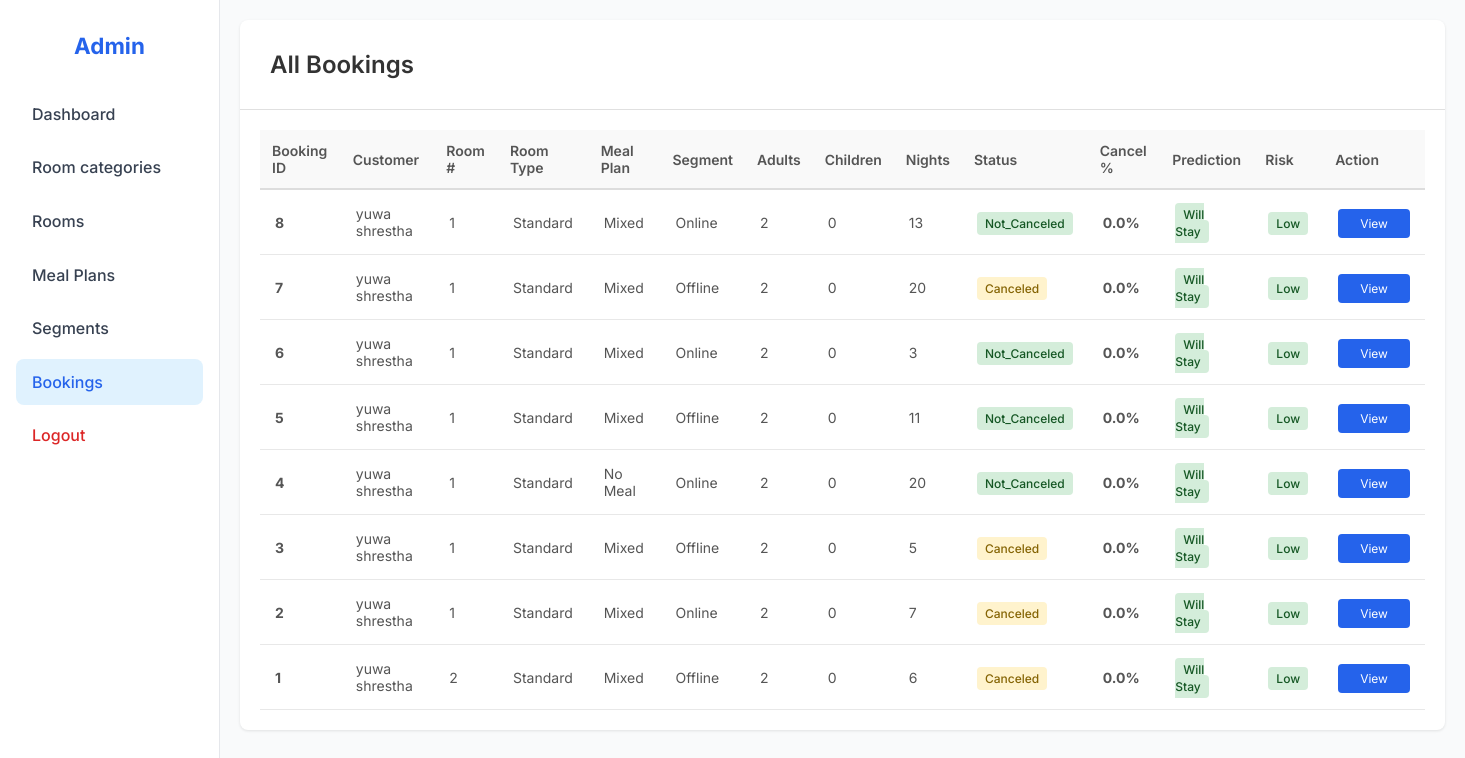
Page /admin/bookings (signed in) on the earlier database version.
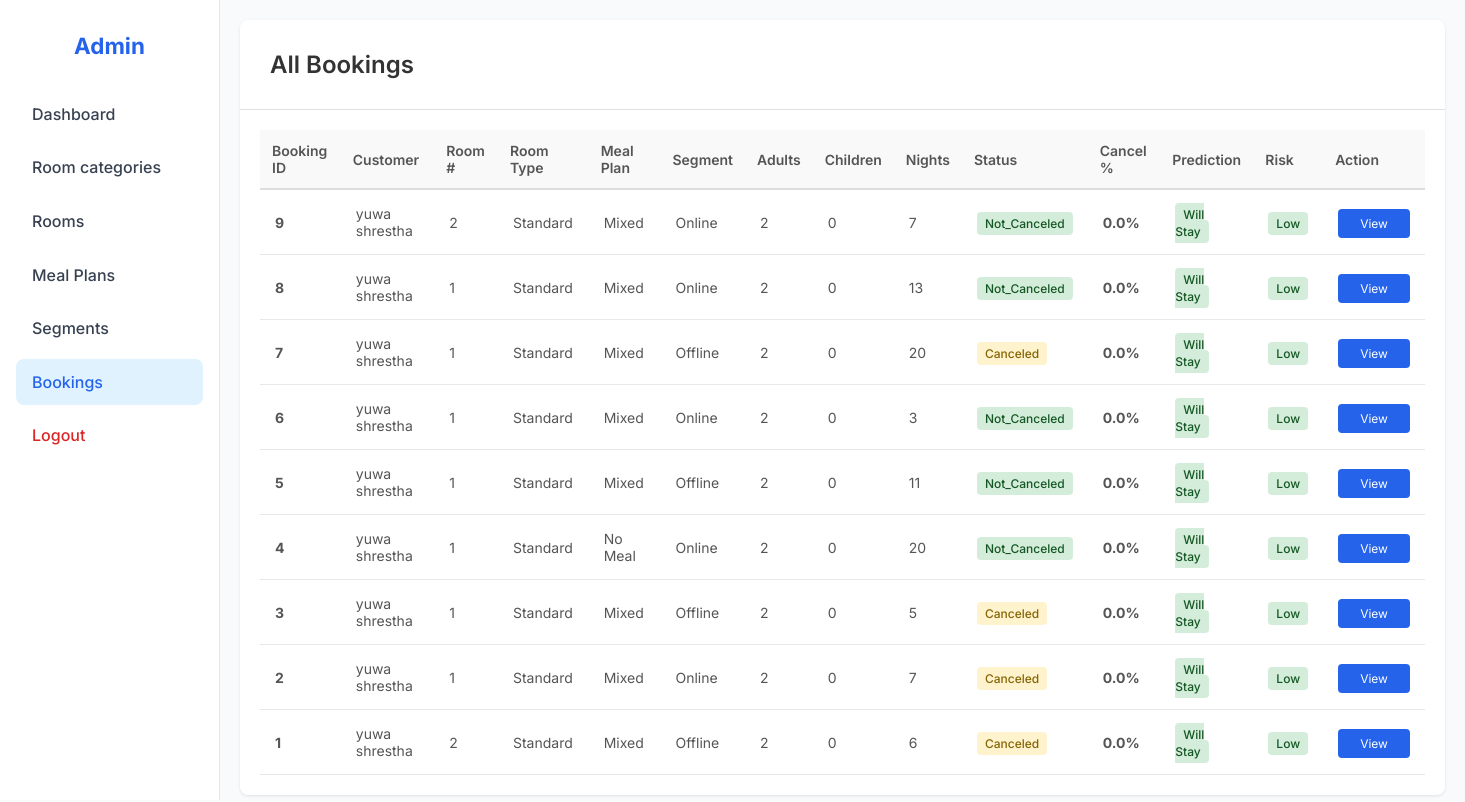
Same page on the later database version.
### tables this page shows
CREATE TABLE bookings (
            booking_id INTEGER PRIMARY KEY AUTOINCREMENT,
            customer_id INTEGER NOT NULL,
            room_id INTEGER NOT NULL,
            meal_plan_id INTEGER NOT NULL,
            market_segment_id INTEGER NOT NULL,
            booking_status TEXT CHECK(booking_status IN ('Canceled','Not_Canceled')) NOT NULL,
            no_of_adults INTEGER NOT NULL,
            no_of_children INTEGER NOT NULL,
            no_of_weekend_nights INTEGER NOT NULL,
            no_of_week_nights INTEGER NOT NULL,
            required_car_parking_space INTEGER DEFAULT 0,
            lead_time INTEGER NOT NULL,
            arrival_year INTEGER NOT NULL,
            arrival_month INTEGER NOT NULL,
            arrival_date INTEGER NOT NULL,
            repeated_guest INTEGER DEFAULT 0,
            no_of_previous_cancellations INTEGER DEFAULT 0,
            no_of_previous_bookings_not_canceled INTEGER DEFAULT 0,
            avg_price_per_room REAL NOT NULL,
            no_of_special_requests INTEGER DEFAULT 0,
            total_nights INTEGER,
            total_guests INTEGER,
            created_at TIMESTAMP DEFAULT CURRENT_TIMESTAMP,
            updated_at TIMESTAMP DEFAULT CURRENT_TIMESTAMP,
            FOREIGN KEY(customer_id) REFERENCES customers(customer_id),
            FOREIGN KEY(room_id) REFERENCES rooms(room_id),
            FOREIGN KEY(meal_plan_id) REFERENCES meal_plans(meal_plan_id),
            FOREIGN KEY(market_segment_id) REFERENCES market_segments(market_segment_id)
        );

CREATE TABLE customers (
            customer_id INTEGER PRIMARY KEY AUTOINCREMENT,
            name TEXT NOT NULL,
            email TEXT UNIQUE NOT NULL,
            phone TEXT,
            address TEXT,
            password TEXT NOT NULL,
            is_admin INTEGER DEFAULT 0
        );

CREATE TABLE meal_plans (
            meal_plan_id INTEGER PRIMARY KEY AUTOINCREMENT,
            meal_plan_name TEXT UNIQUE NOT NULL,
            image_path TEXT
        );

CREATE TABLE market_segments (
            market_segment_id INTEGER PRIMARY KEY AUTOINCREMENT,
            segment_name TEXT UNIQUE NOT NULL
        );

### app.py (the view)
@app.route("/admin/bookings")
@admin_required
def admin_view_bookings():
    conn = get_db_connection()
    bookings = conn.execute("""
        SELECT b.*,
               c.name as customer_name,
               COALESCE(r.room_number, 'Deleted Room') as room_number,
               COALESCE(t.room_type_name, 'Unknown Room Type') as room_type_name,
               m.meal_plan_name,
               s.segment_name
        FROM bookings b
        JOIN customers c ON b.customer_id = c.customer_id
        LEFT JOIN rooms r ON b.room_id = r.room_id
        LEFT JOIN room_types t ON r.room_type_id = t.room_type_id
        JOIN meal_plans m ON b.meal_plan_id = m.meal_plan_id
        JOIN market_segments s ON b.market_segment_id = s.market_segment_id
        ORDER BY b.created_at DESC
    """).fetchall()
    booking_preds = []
    meal_encoder = encoders.get("type_of_meal_plan") or encoders.get("type_of_meal_plan_encoded")
    room_encoder = encoders.get("room_type_reserved") or encoders.get("room_type_reserved_encoded")
    seg_encoder = encoders.get("market_segment_type") or encoders.get("market_segment_type_encoded")
    for b in bookings:
        meal_enc = map_and_encode(
            b["meal_plan_name"],
            MEAL_MAP,
            meal_encoder,
            default_model_cat="Not Selected"
        )
        room_enc = map_and_encode(
            b["room_type_name"],        # ← This will be 'Unknown Room Type' if room deleted
            ROOM_MAP,
            room_encoder,
            default_model_cat="Room_Type 1"
        )
        seg_enc = map_and_encode(
            b["segment_name"],
            SEGMENT_MAP,
            seg_encoder,
            default_model_cat="Offline"
        )
        df_input = pd.DataFrame([{
            "no_of_adults": b["no_of_adults"],
            "no_of_children": b["no_of_children"],
            "no_of_weekend_nights": b["no_of_weekend_nights"],
            "no_of_week_nights": b["no_of_week_nights"],
            "required_car_parking_space": b["required_car_parking_space"],
            "lead_time": b["lead_time"],
            "arrival_year": b["arrival_year"],
            "arrival_month": b["arrival_month"],
            "arrival_date": b["arrival_date"],
            "repeated_guest": b["repeated_guest"],
            "no_of_previous_cancellations": b["no_of_previous_cancellations"],
            "no_of_previous_bookings_not_canceled": b["no_of_previous_bookings_not_canceled"],
            "avg_price_per_room": b["avg_price_per_room"],
            "no_of_special_requests": b["no_of_special_requests"],
            "type_of_meal_plan_encoded": meal_enc,
            "room_type_reserved_encoded": room_enc,
            "market_segment_type_encoded": seg_enc,
            "total_nights": b["total_nights"] if b["total_nights"] is not None else (b["no_of_weekend_nights"] + b["no_of_week_nights"]),
            "total_guests": b["total_guests"] if b["total_guests"] is not None else (b["no_of_adults"] + b["no_of_children"])
        }])
        df_input = df_input.reindex(columns=feature_cols, fill_value=0)
        prob = rf_model.predict_proba(df_input)[0, 1] if rf_model is not None else 0.0
        booking_preds.append({
            "booking_id": b["booking_id"],
            "cancellation_probability": round(prob, 3),
            "prediction": "Likely to Cancel" if prob > 0.5 else "Likely to NOT Cancel",
            "risk_level": "High" if prob > 0.7 else "Medium" if prob > 0.4 else "Low",
        })
    conn.close()
    return render_template("admin_bookings.html", bookings=bookings, bookings_combined=zip(bookings, booking_preds))

### app.py (called while the page is built)
def get_db_connection():
    conn = sqlite3.connect(DB_PATH)
    conn.row_factory = sqlite3.Row
    conn.execute("PRAGMA foreign_keys = ON")
    return conn

def admin_required(f):
    @wraps(f)
    def decorated(*args, **kwargs):
        if not session.get("is_admin"):
            flash("Admin access required.", "danger")
            return redirect(url_for("login"))
        return f(*args, **kwargs)
    return decorated

### templates/admin_bookings.html (shortened to what this page needs)
<!DOCTYPE html>
<html lang="en">
<head>
    <link rel="stylesheet" href="{{ url_for('static', filename='css/admin_bookings.css') }}">
    <link rel="stylesheet" href="{{ url_for('static', filename='css/flash.css') }}">
</head>
<body>
    <div class="dashboard">
        <aside class="sidebar">
            <h2>Admin</h2>
            <nav>
                <a href="{{ url_for('admin_dashboard') }}">Dashboard</a>
                <a href="{{ url_for('manage_room_types') }}">Room categories</a>
                <a href="{{ url_for('manage_rooms') }}">Rooms</a>
                <a href="{{ url_for('manage_meal_plans') }}">Meal Plans</a>
                <a href="{{ url_for('manage_market_segments') }}">Segments</a>
                <a href="{{ url_for('admin_view_bookings') }}" class="active">Bookings</a>
                <a href="{{ url_for('logout') }}" class="logout">Logout</a>
            </nav>
        </aside>
        <main class="main-content">
            <div class="container">
                <div class="header">
                    <h2>All Bookings</h2>
                </div>
                <div class="table-container">
                    <table>
                        <thead>
                            <tr>
                                <th>Booking ID</th>
                                <th>Customer</th>
                                <th>Room #</th>
                                <th>Room Type</th>
                                <th>Meal Plan</th>
                                <th>Segment</th>
                                <th>Adults</th>
                                <th>Children</th>
                                <th>Nights</th>
                                <th>Status</th>
                                <th>Cancel %</th>
                                <th>Prediction</th>
                                <th>Risk</th>
                                <th>Action</th>
                            </tr>
                        </thead>
                        <tbody>
                            {% for booking, pred in bookings_combined %}
                            <tr>
                                <td><strong>{{ booking.booking_id }}</strong></td>
                                <td>{{ booking.customer_name }}</td>
                                <td>{{ booking.room_number }}</td>
                                <td>{{ booking.room_type_name }}</td>
                                <td>{{ booking.meal_plan_name }}</td>
                                <td>{{ booking.segment_name }}</td>
                                <td>{{ booking.no_of_adults }}</td>
                                <td>{{ booking.no_of_children }}</td>
                                <td>{{ booking.total_nights }}</td>
                                <td>
                                    {% if booking.booking_status == 'Canceled' %}
                                    <span class="status-canceled">{{ booking.booking_status }}</span>
                                    {% else %}
                                    <span class="status-confirmed">{{ booking.booking_status }}</span>
                                    {% endif %}
                                </td>
                                <td><strong>{{ (pred.cancellation_probability * 100)|round(2) }}%</strong></td>
                                <td>
                                    {% if pred.prediction == "Likely to Cancel" %}
                                    <span class="prediction-1">Will Cancel</span>
                                    {% else %}
                                    <span class="prediction-0">Will Stay</span>
                                    {% endif %}
                                </td>
                                <td>
                                    <span class="risk-{{ pred.risk_level|lower }}">
                                        {{ pred.risk_level|title }}
                                    </span>
                                </td>
                                <td>
                                    <a href="{{ url_for('admin_view_booking_features', booking_id=booking.booking_id) }}"
                                        class="view-features-btn">View</a>
                                </td>
                            </tr>
                            {% endfor %}
                        </tbody>
                    </table>
                </div>
            </div>
        </main>
    </div>
</body>
</html>

### static/css/admin_bookings.css (style rules this page uses)
* { margin: 0; padding: 0; box-sizing: border-box; }
body { font-family: 'Inter', sans-serif; background: #f9fafb; color: #1f2937; }
.dashboard { display: flex; min-height: 100vh; }
.sidebar { width: 220px; background: #ffffff; color: #1f2937; padding: 2rem 1rem; display: flex; flex-direction: column; position: fixed; height: 100vh; overflow-y: auto; border-right: 1px solid #e5e7eb; }
.sidebar h2 { font-size: 1.4rem; font-weight: 700; text-align: center; margin-bottom: 2rem; color: #2563eb; }
.sidebar nav { display: flex; flex-direction: column; gap: 0.5rem; flex: 1; }
.sidebar nav a { padding: 0.8rem 1rem; color: #374151; text-decoration: none; border-radius: 8px; font-weight: 500; transition: all 0.2s ease-in-out; }
.sidebar nav a:hover, .sidebar nav a.active { background: #e0f2fe; color: #2563eb; }
.sidebar nav a.logout { color: #dc2626; }
.main-content { flex: 1; margin-left: 220px; display: flex; flex-direction: column; padding: 20px; }
.container { background: white; border-radius: 8px; box-shadow: 0 1px 3px rgba(0, 0, 0, 0.1); }
.header { padding: 30px; border-bottom: 1px solid #e0e0e0; display: flex; justify-content: space-between; align-items: center; }
.header h2 { font-size: 24px; font-weight: 600; color: #333; }
.table-container { padding: 20px; overflow-x: auto; }
table { width: 100%; border-collapse: collapse; font-size: 14px; }
thead th { padding: 12px; text-align: left; font-weight: 600; color: #555; background: #f9f9f9; border-bottom: 2px solid #ddd; }
tbody tr { border-bottom: 1px solid #e8e8e8; }
tbody td { padding: 15px; color: #555; }
.status-canceled { background: #fff3cd; color: #856404; padding: 4px 8px; border-radius: 4px; font-size: 12px; font-weight: 500; }
.status-confirmed { background: #d4edda; color: #155724; padding: 4px 8px; border-radius: 4px; font-size: 12px; font-weight: 500; }
.prediction-0 { background: #d4edda; color: #155724; padding: 4px 8px; border-radius: 4px; font-size: 12px; font-weight: 500; }
.risk-low { background: #d4edda; color: #155724; padding: 4px 8px; border-radius: 4px; font-size: 12px; font-weight: 500; }
.view-features-btn { background: #2563eb; color: white; padding: 7px 22px; border-radius: 4px; text-decoration: none; font-size: 12px; border: none; cursor: pointer; transition: background 0.2s; }

Differences in the rows shown:
added bookings: booking_id "9", customer_name "yuwa shrestha", room_number "2", room_type_name "Standard", meal_plan_name "Mixed", segment_name "Online", no_of_adults "2", no_of_children "0", total_nights "7", booking_status "Not_Canceled", cancellation_probability "0.0", risk_level "Low"
